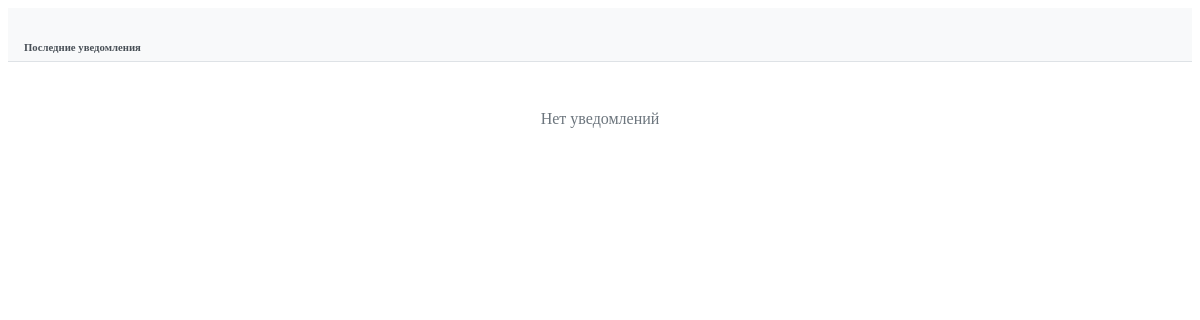
Before: /notifications/api/recent/ (signed in) with the older database file.
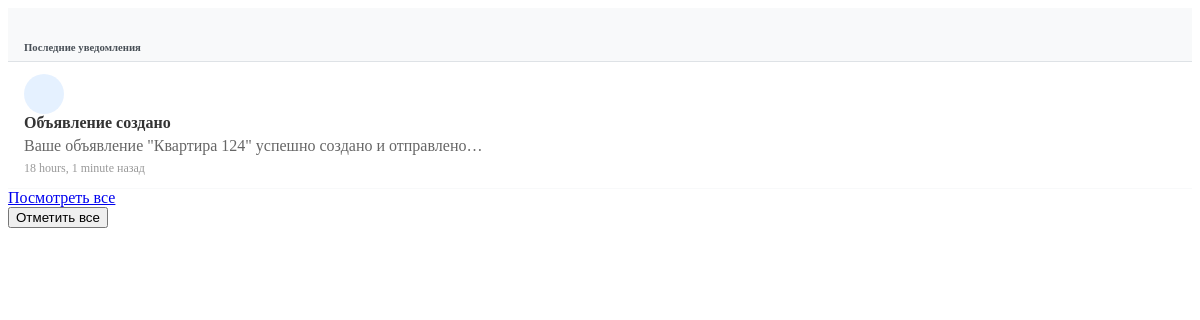
After: the same page with the newer database file.
### notifications/models.py (models this page shows, shortened)
class Notification(models.Model):
    NOTIFICATION_TYPES = [
        ('booking_request', _('Booking Request')),
        ('booking_confirmed', _('Booking Confirmed')),
        ('booking_canceled', _('Booking Canceled')),
        ('message_received', _('Message Received')),
        ('review_received', _('Review Received')),
        ('listing_approved', _('Listing Approved')),
        ('payment_received', _('Payment Received')),
        ('system', _('System Notification')),
    ]
    user = models.ForeignKey(
        settings.AUTH_USER_MODEL,
        on_delete=models.CASCADE,
        related_name='notifications',
        verbose_name=_("User")
    )
    notification_type = models.CharField(
        _("Notification Type"),
        max_length=30,
        choices=NOTIFICATION_TYPES
    )
    title = models.CharField(_("Title"), max_length=255)
    message = models.TextField(_("Message"))
    is_read = models.BooleanField(_("Is Read"), default=False)
    booking = models.ForeignKey(
        'listings.Booking',
        on_delete=models.CASCADE,
        related_name='notifications',
        null=True,
        blank=True,
        verbose_name=_("Related Booking")
    )
    listing = models.ForeignKey(
        'listings.Listing',
        on_delete=models.CASCADE,
        related_name='notifications',
        null=True,
        blank=True,
        verbose_name=_("Related Listing")
    )
    conversation = models.ForeignKey(
        'chat.Conversation',
        on_delete=models.CASCADE,
        related_name='notifications',
        null=True,
        blank=True,
        verbose_name=_("Related Conversation")
    )
    review = models.ForeignKey(
        'listings.Review',
        on_delete=models.CASCADE,
        related_name='notifications',
        null=True,
        blank=True,
        verbose_name=_("Related Review")
    )
    created_at = models.DateTimeField(_("Created At"), auto_now_add=True)
    class Meta:
        verbose_name = _("Notification")
        verbose_name_plural = _("Notifications")
        ordering = ['-created_at']

### notifications/views.py (the view)
# urls.py: path('api/recent/', views.recent_notifications, name='recent_notifications'),
@login_required
def recent_notifications(request):
    notifications = request.user.notifications.all().order_by('-created_at')[:5]
    return render(request, 'notifications/partials/recent_notifications.html', {
        'notifications': notifications
    })

### notifications/templatetags/notify_tags.py (called while the page is built)
@register.filter
def notification_target_url(notification):
    if notification.booking:
        return f"/listings/bookings/{notification.booking.booking_reference}/"
    elif notification.conversation:
        return f"/chat/{notification.conversation.id}/"
    elif notification.listing:
        return f"/listings/{notification.listing.id}/"
    elif notification.review:
        return f"/listings/{notification.review.listing.id}/"
    return "/notifications/"

### notifications/templates/notifications/partials/recent_notifications.html (shortened to what this page needs)
<div class="dropdown-menu-header">
    <h6 class="dropdown-header">Последние уведомления</h6>
</div>
{% if notifications %}
    {% for notification in notifications %}
    <div class="dropdown-item notification-item {% if not notification.is_read %}unread{% endif %}"
         data-notification-id="{{ notification.id }}"
         data-target-url="{% load notify_tags %}{{ notification|notification_target_url }}"
         style="cursor: pointer;">
        <div class="d-flex">
            <div class="notification-icon me-2">
            </div>
            <div class="flex-grow-1">
                <div class="notification-title small fw-bold">{{ notification.title }}</div>
                <div class="notification-message small text-muted">{{ notification.message|truncatechars:60 }}</div>
                <div class="notification-time small text-muted">{{ notification.created_at|timesince }} назад</div>
            </div>
        </div>
    </div>
    {% endfor %}
    <div class="dropdown-item text-center">
        <a href="{% url 'notifications:notification_list' %}" class="btn btn-sm btn-outline-primary">Посмотреть все</a>
    </div>
    <div class="dropdown-item text-center">
        <button class="btn btn-sm btn-outline-secondary" onclick="markAllNotificationsRead()">Отметить все</button>
    </div>
{% else %}
    <div class="empty-notifications">
        <p class="mb-0">Нет уведомлений</p>
    </div>
{% endif %}

Changed rows visible on the page:
added Notification: title "Объявление создано", message "Ваше объявление \"Квартира 124\" успешно создано и отправлено…", created_at "18 hours, 1 minute"
Other visible differences:
text no longer shown: "Нет уведомлений"
text now shown: "Посмотреть все Отметить все"
